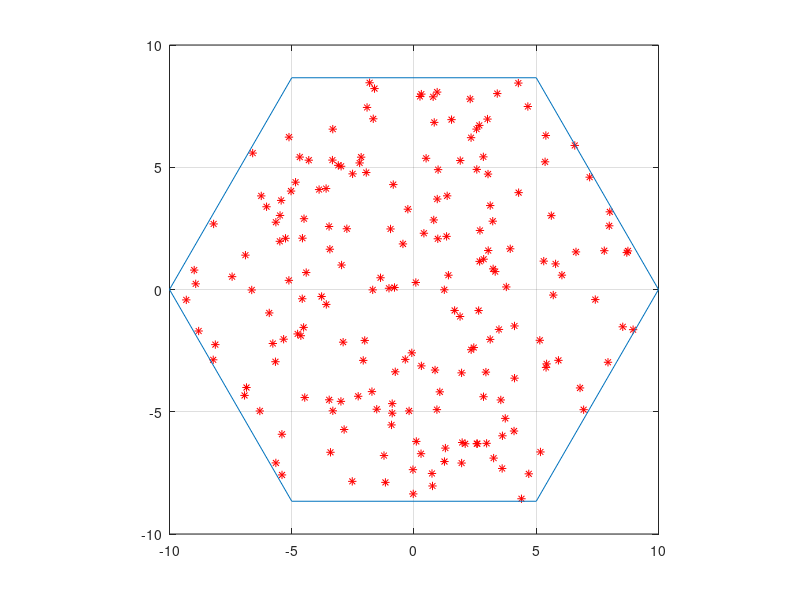

MATLAB code to generate this figure:
N = 100;     %Number of users
R = 10;     %Radius of Hexagon


%Generating a hexagon with centre (0,0)
    %Vertexes
    v_x = R * cos((0:6)*pi/3);
    v_y = R * sin((0:6)*pi/3);

    %Generate 3N random points with square that is 2R by 2R
    c_x = R-rand(1,3*N)*2*R;
    c_y = R-rand(1,3*N)*2*R;

    %get the points within the polygon
    IN = inpolygon(c_x, c_y, v_x, v_y);

    %drop nodes outside the hexagon
    c_x = c_x(IN);
    c_y = c_y(IN);
    plot(c_x, c_y, 'r*')
    grid on
    hold on
  


%choose only N points
idx = randperm(length(c_x));
c_x = c_x(idx(1:N));
c_y = c_y(idx(1:N));


plot(v_x,v_y)
axis square
hold off